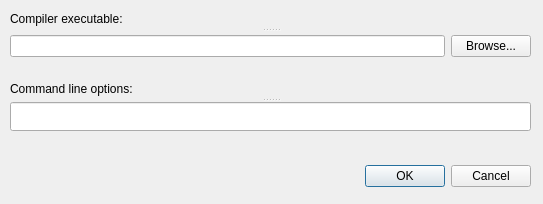
<?xml version="1.0" encoding="UTF-8"?>
<ui version="4.0">
 <class>CompilerOptionsDialog</class>
 <widget class="QDialog" name="CompilerOptionsDialog">
  <property name="geometry">
   <rect>
    <x>0</x>
    <y>0</y>
    <width>543</width>
    <height>204</height>
   </rect>
  </property>
  <property name="windowTitle">
   <string>Dialog</string>
  </property>
  <widget class="QDialogButtonBox" name="buttonBox">
   <property name="geometry">
    <rect>
     <x>190</x>
     <y>160</y>
     <width>341</width>
     <height>32</height>
    </rect>
   </property>
   <property name="orientation">
    <enum>Qt::Horizontal</enum>
   </property>
   <property name="standardButtons">
    <set>QDialogButtonBox::Cancel|QDialogButtonBox::Ok</set>
   </property>
  </widget>
  <widget class="QSplitter" name="splitter">
   <property name="geometry">
    <rect>
     <x>10</x>
     <y>80</y>
     <width>521</width>
     <height>51</height>
    </rect>
   </property>
   <property name="orientation">
    <enum>Qt::Vertical</enum>
   </property>
   <widget class="QLabel" name="commandLineLabel">
    <property name="text">
     <string>Command line options:</string>
    </property>
   </widget>
   <widget class="QLineEdit" name="commandLineEdit"/>
  </widget>
  <widget class="QSplitter" name="splitter_2">
   <property name="geometry">
    <rect>
     <x>10</x>
     <y>10</y>
     <width>521</width>
     <height>51</height>
    </rect>
   </property>
   <property name="orientation">
    <enum>Qt::Vertical</enum>
   </property>
   <widget class="QLabel" name="compilerExecutableLabel">
    <property name="text">
     <string>Compiler executable:</string>
    </property>
   </widget>
   <widget class="QWidget" name="">
    <layout class="QHBoxLayout" name="horizontalLayout">
     <item>
      <widget class="QLineEdit" name="compilerExecutableEdit">
       <property name="text">
        <string/>
       </property>
      </widget>
     </item>
     <item>
      <widget class="QPushButton" name="browseButton">
       <property name="text">
        <string>Browse...</string>
       </property>
      </widget>
     </item>
    </layout>
   </widget>
  </widget>
 </widget>
 <resources/>
 <connections>
  <connection>
   <sender>buttonBox</sender>
   <signal>accepted()</signal>
   <receiver>CompilerOptionsDialog</receiver>
   <slot>accept()</slot>
   <hints>
    <hint type="sourcelabel">
     <x>248</x>
     <y>254</y>
    </hint>
    <hint type="destinationlabel">
     <x>157</x>
     <y>274</y>
    </hint>
   </hints>
  </connection>
  <connection>
   <sender>buttonBox</sender>
   <signal>rejected()</signal>
   <receiver>CompilerOptionsDialog</receiver>
   <slot>reject()</slot>
   <hints>
    <hint type="sourcelabel">
     <x>316</x>
     <y>260</y>
    </hint>
    <hint type="destinationlabel">
     <x>286</x>
     <y>274</y>
    </hint>
   </hints>
  </connection>
 </connections>
</ui>
